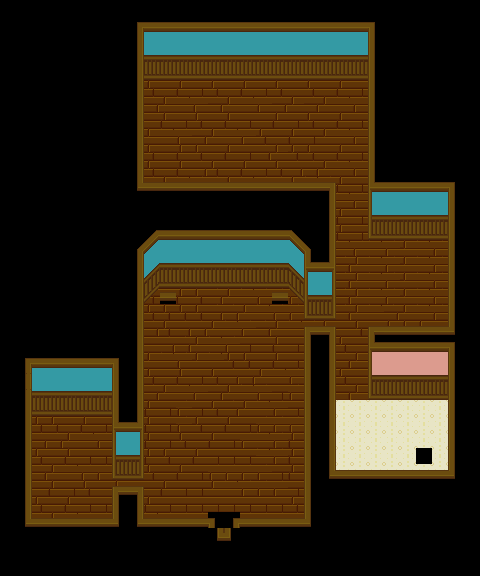

This is a level from a 2D game, rendered from its Tiled map with the project's own tilesets. A one-line summary and the map file follow, with tile-layer data summarised:
An orthogonal 30x36 tile map with 16x16 px tiles, 3 tile layers (Base Layer, Ground Layer, Upper Layer), 2 tilesets and 4 objects (NPC7, playerSpawn, Entrance, Exit).

<map version="1.2" tiledversion="1.2.1" orientation="orthogonal" renderorder="right-down" width="30" height="36" tilewidth="16" tileheight="16" infinite="0" nextlayerid="18" nextobjectid="9">
 <tileset firstgid="1" source="tilesetManorGrounds.tsx" />
 <tileset firstgid="626" name="tsWallsFloors" tilewidth="16" tileheight="16" tilecount="160" columns="20">
  <image source="tsWallsFloors.png" trans="ffffff" width="320" height="128" />
  <tile id="9">
   <properties>
    <property name="Impassable" type="bool" value="true" />
   </properties>
  </tile>
  <tile id="10">
   <properties>
    <property name="Impassable" type="bool" value="true" />
   </properties>
  </tile>
  <tile id="16">
   <properties>
    <property name="Impassable" type="bool" value="true" />
   </properties>
  </tile>
  <tile id="17">
   <properties>
    <property name="Impassable" type="bool" value="true" />
   </properties>
  </tile>
  <tile id="29">
   <properties>
    <property name="Impassable" type="bool" value="true" />
   </properties>
  </tile>
  <tile id="30">
   <properties>
    <property name="Impassable" type="bool" value="true" />
   </properties>
  </tile>
  <tile id="31">
   <properties>
    <property name="Impassable" type="bool" value="true" />
   </properties>
  </tile>
  <tile id="32">
   <properties>
    <property name="Impassable" type="bool" value="true" />
   </properties>
  </tile>
  <tile id="36">
   <properties>
    <property name="Impassable" type="bool" value="true" />
   </properties>
  </tile>
  <tile id="37">
   <properties>
    <property name="Impassable" type="bool" value="true" />
   </properties>
  </tile>
  <tile id="49">
   <properties>
    <property name="Impassable" type="bool" value="true" />
   </properties>
  </tile>
  <tile id="50">
   <properties>
    <property name="Impassable" type="bool" value="true" />
   </properties>
  </tile>
  <tile id="51">
   <properties>
    <property name="Impassable" type="bool" value="true" />
   </properties>
  </tile>
  <tile id="52">
   <properties>
    <property name="Impassable" type="bool" value="true" />
   </properties>
  </tile>
  <tile id="54">
   <properties>
    <property name="Impassable" type="bool" value="true" />
   </properties>
  </tile>
  <tile id="55">
   <properties>
    <property name="Impassable" type="bool" value="true" />
   </properties>
  </tile>
  <tile id="56">
   <properties>
    <property name="Impassable" type="bool" value="true" />
   </properties>
  </tile>
  <tile id="57">
   <properties>
    <property name="Impassable" type="bool" value="true" />
   </properties>
  </tile>
  <tile id="69">
   <properties>
    <property name="Impassable" type="bool" value="true" />
   </properties>
  </tile>
  <tile id="70">
   <properties>
    <property name="Impassable" type="bool" value="true" />
   </properties>
  </tile>
  <tile id="71">
   <properties>
    <property name="Impassable" type="bool" value="true" />
   </properties>
  </tile>
  <tile id="72">
   <properties>
    <property name="Impassable" type="bool" value="true" />
   </properties>
  </tile>
  <tile id="73">
   <properties>
    <property name="Impassable" type="bool" value="true" />
   </properties>
  </tile>
  <tile id="74">
   <properties>
    <property name="Impassable" type="bool" value="true" />
   </properties>
  </tile>
  <tile id="75">
   <properties>
    <property name="Impassable" type="bool" value="true" />
   </properties>
  </tile>
  <tile id="76">
   <properties>
    <property name="Impassable" type="bool" value="false" />
   </properties>
  </tile>
  <tile id="89">
   <properties>
    <property name="Impassable" type="bool" value="true" />
   </properties>
  </tile>
  <tile id="90">
   <properties>
    <property name="Impassable" type="bool" value="true" />
   </properties>
  </tile>
  <tile id="91">
   <properties>
    <property name="Impassable" type="bool" value="true" />
   </properties>
  </tile>
  <tile id="92">
   <properties>
    <property name="Impassable" type="bool" value="true" />
   </properties>
  </tile>
  <tile id="93">
   <properties>
    <property name="Impassable" type="bool" value="true" />
   </properties>
  </tile>
  <tile id="94">
   <properties>
    <property name="Impassable" type="bool" value="true" />
   </properties>
  </tile>
  <tile id="95">
   <properties>
    <property name="Impassable" type="bool" value="true" />
   </properties>
  </tile>
  <tile id="96">
   <properties>
    <property name="Impassable" type="bool" value="false" />
   </properties>
  </tile>
  <tile id="109">
   <properties>
    <property name="Impassable" type="bool" value="true" />
   </properties>
  </tile>
  <tile id="110">
   <properties>
    <property name="Impassable" type="bool" value="true" />
   </properties>
  </tile>
  <tile id="111">
   <properties>
    <property name="Impassable" type="bool" value="true" />
   </properties>
  </tile>
  <tile id="112">
   <properties>
    <property name="Impassable" type="bool" value="true" />
   </properties>
  </tile>
  <tile id="113">
   <properties>
    <property name="Impassable" type="bool" value="true" />
   </properties>
  </tile>
  <tile id="128">
   <properties>
    <property name="Impassable" type="bool" value="true" />
   </properties>
  </tile>
  <tile id="129">
   <properties>
    <property name="Impassable" type="bool" value="true" />
   </properties>
  </tile>
  <tile id="130">
   <properties>
    <property name="Impassable" type="bool" value="true" />
   </properties>
  </tile>
  <tile id="131">
   <properties>
    <property name="Impassable" type="bool" value="true" />
   </properties>
  </tile>
  <tile id="132">
   <properties>
    <property name="Impassable" type="bool" value="true" />
   </properties>
  </tile>
  <tile id="133">
   <properties>
    <property name="Impassable" type="bool" value="true" />
   </properties>
  </tile>
 </tileset>
 <layer id="15" name="Base Layer" width="30" height="36">
  <data>[1080 cells, 1066 non-empty, 12 distinct tile ids]</data>
 </layer>
 <layer id="16" name="Ground Layer" width="30" height="36">
  <data>[1080 cells, 249 non-empty, 35 distinct tile ids]</data>
 </layer>
 <layer id="17" name="Upper Layer" width="30" height="36">
  <data>[1080 cells, 35 non-empty, 8 distinct tile ids]</data>
 </layer>
 <objectgroup id="4" name="Character Layer">
  <object id="4" name="NPC7" x="151.833" y="410.333" width="9" height="8" />
  <object id="5" name="playerSpawn" x="49.666" y="454.334" width="4" height="4" />
 </objectgroup>
 <objectgroup id="5" name="Travel Layer">
  <object id="1" name="Entrance" x="219.667" y="523.333" width="8.6667" height="8.3333">
   <properties>
    <property name="Map" value="mapRiverHollowTown" />
   </properties>
  </object>
  <object id="2" name="Exit" x="215.333" y="545.167" width="15.3333" height="8.5">
   <properties>
    <property name="Map" value="mapRiverHollowTown" />
   </properties>
  </object>
 </objectgroup>
</map>
